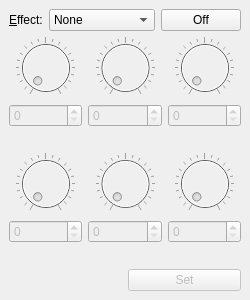
<?xml version="1.0" encoding="UTF-8"?>
<ui version="4.0">
 <class>Effect</class>
 <widget class="QMainWindow" name="Effect">
  <property name="geometry">
   <rect>
    <x>0</x>
    <y>0</y>
    <width>250</width>
    <height>300</height>
   </rect>
  </property>
  <property name="windowTitle">
   <string>Effect</string>
  </property>
  <widget class="QWidget" name="centralwidget">
   <layout class="QVBoxLayout" name="verticalLayout_6">
    <item>
     <layout class="QHBoxLayout" name="horizontalLayout_3">
      <item>
       <widget class="QLabel" name="label_7">
        <property name="text">
         <string>&amp;Effect:</string>
        </property>
        <property name="buddy">
         <cstring>comboBox</cstring>
        </property>
       </widget>
      </item>
      <item>
       <widget class="QComboBox" name="comboBox">
        <property name="minimumSize">
         <size>
          <width>100</width>
          <height>0</height>
         </size>
        </property>
        <property name="maxVisibleItems">
         <number>15</number>
        </property>
        <item>
         <property name="text">
          <string>None</string>
         </property>
        </item>
        <item>
         <property name="text">
          <string>[1] Overdrive</string>
         </property>
        </item>
        <item>
         <property name="text">
          <string>[1] Wah</string>
         </property>
        </item>
        <item>
         <property name="text">
          <string>[1] Touch Wah</string>
         </property>
        </item>
        <item>
         <property name="text">
          <string>[1] Fuzz</string>
         </property>
        </item>
        <item>
         <property name="text">
          <string>[1] Fuzz Touch Wah</string>
         </property>
        </item>
        <item>
         <property name="text">
          <string>[1] Simple Compressor</string>
         </property>
        </item>
        <item>
         <property name="text">
          <string>[1] Compressor</string>
         </property>
        </item>
        <item>
         <property name="text">
          <string>[2] Sine Chorus</string>
         </property>
        </item>
        <item>
         <property name="text">
          <string>[2] Triangle Chorus</string>
         </property>
        </item>
        <item>
         <property name="text">
          <string>[2] Sine Flanger</string>
         </property>
        </item>
        <item>
         <property name="text">
          <string>[2] Triangle Flanger</string>
         </property>
        </item>
        <item>
         <property name="text">
          <string>[2] Vibratone</string>
         </property>
        </item>
        <item>
         <property name="text">
          <string>[2] Vintage Tremolo</string>
         </property>
        </item>
        <item>
         <property name="text">
          <string>[2] Sine Tremolo</string>
         </property>
        </item>
        <item>
         <property name="text">
          <string>[2] Ring Modulator</string>
         </property>
        </item>
        <item>
         <property name="text">
          <string>[2] Step Filter</string>
         </property>
        </item>
        <item>
         <property name="text">
          <string>[2] Phaser</string>
         </property>
        </item>
        <item>
         <property name="text">
          <string>[2] Pitch Schifter</string>
         </property>
        </item>
        <item>
         <property name="text">
          <string>[3] Mono Delay</string>
         </property>
        </item>
        <item>
         <property name="text">
          <string>[3] Mono Echo Filter</string>
         </property>
        </item>
        <item>
         <property name="text">
          <string>[3] Stereo Echo Filter</string>
         </property>
        </item>
        <item>
         <property name="text">
          <string>[3] Multitap Delay</string>
         </property>
        </item>
        <item>
         <property name="text">
          <string>[3] Ping Pong Delay</string>
         </property>
        </item>
        <item>
         <property name="text">
          <string>[3] Ducking Delay</string>
         </property>
        </item>
        <item>
         <property name="text">
          <string>[3] Reverse Delay</string>
         </property>
        </item>
        <item>
         <property name="text">
          <string>[3] Tape Delay</string>
         </property>
        </item>
        <item>
         <property name="text">
          <string>[3] Stereo Tape Delay</string>
         </property>
        </item>
        <item>
         <property name="text">
          <string>[4] Small Hall Reverb</string>
         </property>
        </item>
        <item>
         <property name="text">
          <string>[4] Large Hall Reverb</string>
         </property>
        </item>
        <item>
         <property name="text">
          <string>[4] Small Room Reverb</string>
         </property>
        </item>
        <item>
         <property name="text">
          <string>[4] Large Room Reverb</string>
         </property>
        </item>
        <item>
         <property name="text">
          <string>[4] Small Plate Reverb</string>
         </property>
        </item>
        <item>
         <property name="text">
          <string>[4] Large Plate Reverb</string>
         </property>
        </item>
        <item>
         <property name="text">
          <string>[4] Ambient Reverb</string>
         </property>
        </item>
        <item>
         <property name="text">
          <string>[4] Arena Reverb</string>
         </property>
        </item>
        <item>
         <property name="text">
          <string>[4] '63 Fender Spring Reverb</string>
         </property>
        </item>
        <item>
         <property name="text">
          <string>[4] '65 Fender Spring Reverb</string>
         </property>
        </item>
       </widget>
      </item>
      <item>
       <widget class="QPushButton" name="pushButton">
        <property name="text">
         <string>Off</string>
        </property>
        <property name="checkable">
         <bool>true</bool>
        </property>
       </widget>
      </item>
     </layout>
    </item>
    <item>
     <layout class="QHBoxLayout" name="horizontalLayout_2">
      <item>
       <layout class="QVBoxLayout" name="verticalLayout">
        <item>
         <widget class="QDial" name="dial">
          <property name="enabled">
           <bool>false</bool>
          </property>
          <property name="maximum">
           <number>255</number>
          </property>
          <property name="notchTarget">
           <double>12.750000000000000</double>
          </property>
          <property name="notchesVisible">
           <bool>true</bool>
          </property>
         </widget>
        </item>
        <item>
         <widget class="QSpinBox" name="spinBox">
          <property name="enabled">
           <bool>false</bool>
          </property>
          <property name="maximum">
           <number>255</number>
          </property>
         </widget>
        </item>
        <item>
         <widget class="QLabel" name="label">
          <property name="text">
           <string/>
          </property>
          <property name="alignment">
           <set>Qt::AlignCenter</set>
          </property>
          <property name="buddy">
           <cstring>spinBox</cstring>
          </property>
         </widget>
        </item>
       </layout>
      </item>
      <item>
       <layout class="QVBoxLayout" name="verticalLayout_2">
        <item>
         <widget class="QDial" name="dial_2">
          <property name="enabled">
           <bool>false</bool>
          </property>
          <property name="maximum">
           <number>255</number>
          </property>
          <property name="notchTarget">
           <double>12.750000000000000</double>
          </property>
          <property name="notchesVisible">
           <bool>true</bool>
          </property>
         </widget>
        </item>
        <item>
         <widget class="QSpinBox" name="spinBox_2">
          <property name="enabled">
           <bool>false</bool>
          </property>
          <property name="maximum">
           <number>255</number>
          </property>
         </widget>
        </item>
        <item>
         <widget class="QLabel" name="label_2">
          <property name="text">
           <string/>
          </property>
          <property name="alignment">
           <set>Qt::AlignCenter</set>
          </property>
          <property name="buddy">
           <cstring>spinBox_2</cstring>
          </property>
         </widget>
        </item>
       </layout>
      </item>
      <item>
       <layout class="QVBoxLayout" name="verticalLayout_3">
        <item>
         <widget class="QDial" name="dial_3">
          <property name="enabled">
           <bool>false</bool>
          </property>
          <property name="maximum">
           <number>255</number>
          </property>
          <property name="notchTarget">
           <double>12.750000000000000</double>
          </property>
          <property name="notchesVisible">
           <bool>true</bool>
          </property>
         </widget>
        </item>
        <item>
         <widget class="QSpinBox" name="spinBox_3">
          <property name="enabled">
           <bool>false</bool>
          </property>
          <property name="maximum">
           <number>255</number>
          </property>
         </widget>
        </item>
        <item>
         <widget class="QLabel" name="label_3">
          <property name="text">
           <string/>
          </property>
          <property name="alignment">
           <set>Qt::AlignCenter</set>
          </property>
          <property name="buddy">
           <cstring>spinBox_3</cstring>
          </property>
         </widget>
        </item>
       </layout>
      </item>
     </layout>
    </item>
    <item>
     <layout class="QHBoxLayout" name="horizontalLayout">
      <item>
       <layout class="QVBoxLayout" name="verticalLayout_4">
        <item>
         <widget class="QDial" name="dial_4">
          <property name="enabled">
           <bool>false</bool>
          </property>
          <property name="maximum">
           <number>255</number>
          </property>
          <property name="notchTarget">
           <double>12.750000000000000</double>
          </property>
          <property name="notchesVisible">
           <bool>true</bool>
          </property>
         </widget>
        </item>
        <item>
         <widget class="QSpinBox" name="spinBox_4">
          <property name="enabled">
           <bool>false</bool>
          </property>
          <property name="maximum">
           <number>255</number>
          </property>
         </widget>
        </item>
        <item>
         <widget class="QLabel" name="label_4">
          <property name="text">
           <string/>
          </property>
          <property name="alignment">
           <set>Qt::AlignCenter</set>
          </property>
          <property name="buddy">
           <cstring>spinBox_4</cstring>
          </property>
         </widget>
        </item>
       </layout>
      </item>
      <item>
       <layout class="QVBoxLayout" name="verticalLayout_5">
        <item>
         <widget class="QDial" name="dial_5">
          <property name="enabled">
           <bool>false</bool>
          </property>
          <property name="maximum">
           <number>255</number>
          </property>
          <property name="notchTarget">
           <double>12.750000000000000</double>
          </property>
          <property name="notchesVisible">
           <bool>true</bool>
          </property>
         </widget>
        </item>
        <item>
         <widget class="QSpinBox" name="spinBox_5">
          <property name="enabled">
           <bool>false</bool>
          </property>
          <property name="maximum">
           <number>255</number>
          </property>
         </widget>
        </item>
        <item>
         <widget class="QLabel" name="label_5">
          <property name="text">
           <string/>
          </property>
          <property name="alignment">
           <set>Qt::AlignCenter</set>
          </property>
          <property name="buddy">
           <cstring>spinBox_5</cstring>
          </property>
         </widget>
        </item>
       </layout>
      </item>
      <item>
       <layout class="QVBoxLayout" name="verticalLayout_7">
        <item>
         <widget class="QDial" name="dial_6">
          <property name="enabled">
           <bool>false</bool>
          </property>
          <property name="maximum">
           <number>255</number>
          </property>
          <property name="notchTarget">
           <double>12.750000000000000</double>
          </property>
          <property name="notchesVisible">
           <bool>true</bool>
          </property>
         </widget>
        </item>
        <item>
         <widget class="QSpinBox" name="spinBox_6">
          <property name="enabled">
           <bool>false</bool>
          </property>
          <property name="maximum">
           <number>255</number>
          </property>
         </widget>
        </item>
        <item>
         <widget class="QLabel" name="label_6">
          <property name="text">
           <string/>
          </property>
          <property name="alignment">
           <set>Qt::AlignCenter</set>
          </property>
          <property name="buddy">
           <cstring>spinBox_6</cstring>
          </property>
         </widget>
        </item>
       </layout>
      </item>
     </layout>
    </item>
    <item>
     <layout class="QHBoxLayout" name="horizontalLayout_4">
      <item>
       <widget class="QLabel" name="labelPosition"/>
      </item>
      <item>
       <widget class="QPushButton" name="setButton">
        <property name="enabled">
         <bool>false</bool>
        </property>
        <property name="text">
         <string>Set</string>
        </property>
        <property name="shortcut">
         <string>Return</string>
        </property>
       </widget>
      </item>
     </layout>
    </item>
   </layout>
  </widget>
 </widget>
 <tabstops>
  <tabstop>comboBox</tabstop>
  <tabstop>dial</tabstop>
  <tabstop>spinBox</tabstop>
  <tabstop>dial_2</tabstop>
  <tabstop>spinBox_2</tabstop>
  <tabstop>dial_3</tabstop>
  <tabstop>spinBox_3</tabstop>
  <tabstop>dial_4</tabstop>
  <tabstop>spinBox_4</tabstop>
  <tabstop>dial_5</tabstop>
  <tabstop>spinBox_5</tabstop>
  <tabstop>dial_6</tabstop>
  <tabstop>spinBox_6</tabstop>
  <tabstop>setButton</tabstop>
 </tabstops>
 <resources/>
 <connections>
  <connection>
   <sender>dial</sender>
   <signal>valueChanged(int)</signal>
   <receiver>spinBox</receiver>
   <slot>setValue(int)</slot>
   <hints>
    <hint type="sourcelabel">
     <x>73</x>
     <y>59</y>
    </hint>
    <hint type="destinationlabel">
     <x>76</x>
     <y>95</y>
    </hint>
   </hints>
  </connection>
  <connection>
   <sender>spinBox</sender>
   <signal>valueChanged(int)</signal>
   <receiver>dial</receiver>
   <slot>setValue(int)</slot>
   <hints>
    <hint type="sourcelabel">
     <x>80</x>
     <y>112</y>
    </hint>
    <hint type="destinationlabel">
     <x>80</x>
     <y>85</y>
    </hint>
   </hints>
  </connection>
  <connection>
   <sender>dial_2</sender>
   <signal>valueChanged(int)</signal>
   <receiver>spinBox_2</receiver>
   <slot>setValue(int)</slot>
   <hints>
    <hint type="sourcelabel">
     <x>162</x>
     <y>85</y>
    </hint>
    <hint type="destinationlabel">
     <x>162</x>
     <y>112</y>
    </hint>
   </hints>
  </connection>
  <connection>
   <sender>spinBox_2</sender>
   <signal>valueChanged(int)</signal>
   <receiver>dial_2</receiver>
   <slot>setValue(int)</slot>
   <hints>
    <hint type="sourcelabel">
     <x>162</x>
     <y>112</y>
    </hint>
    <hint type="destinationlabel">
     <x>162</x>
     <y>85</y>
    </hint>
   </hints>
  </connection>
  <connection>
   <sender>dial_3</sender>
   <signal>valueChanged(int)</signal>
   <receiver>spinBox_3</receiver>
   <slot>setValue(int)</slot>
   <hints>
    <hint type="sourcelabel">
     <x>243</x>
     <y>85</y>
    </hint>
    <hint type="destinationlabel">
     <x>243</x>
     <y>112</y>
    </hint>
   </hints>
  </connection>
  <connection>
   <sender>spinBox_3</sender>
   <signal>valueChanged(int)</signal>
   <receiver>dial_3</receiver>
   <slot>setValue(int)</slot>
   <hints>
    <hint type="sourcelabel">
     <x>243</x>
     <y>112</y>
    </hint>
    <hint type="destinationlabel">
     <x>243</x>
     <y>85</y>
    </hint>
   </hints>
  </connection>
  <connection>
   <sender>dial_4</sender>
   <signal>valueChanged(int)</signal>
   <receiver>spinBox_4</receiver>
   <slot>setValue(int)</slot>
   <hints>
    <hint type="sourcelabel">
     <x>80</x>
     <y>192</y>
    </hint>
    <hint type="destinationlabel">
     <x>80</x>
     <y>219</y>
    </hint>
   </hints>
  </connection>
  <connection>
   <sender>spinBox_4</sender>
   <signal>valueChanged(int)</signal>
   <receiver>dial_4</receiver>
   <slot>setValue(int)</slot>
   <hints>
    <hint type="sourcelabel">
     <x>80</x>
     <y>219</y>
    </hint>
    <hint type="destinationlabel">
     <x>80</x>
     <y>192</y>
    </hint>
   </hints>
  </connection>
  <connection>
   <sender>dial_5</sender>
   <signal>valueChanged(int)</signal>
   <receiver>spinBox_5</receiver>
   <slot>setValue(int)</slot>
   <hints>
    <hint type="sourcelabel">
     <x>162</x>
     <y>192</y>
    </hint>
    <hint type="destinationlabel">
     <x>162</x>
     <y>219</y>
    </hint>
   </hints>
  </connection>
  <connection>
   <sender>spinBox_5</sender>
   <signal>valueChanged(int)</signal>
   <receiver>dial_5</receiver>
   <slot>setValue(int)</slot>
   <hints>
    <hint type="sourcelabel">
     <x>162</x>
     <y>219</y>
    </hint>
    <hint type="destinationlabel">
     <x>162</x>
     <y>192</y>
    </hint>
   </hints>
  </connection>
  <connection>
   <sender>dial_6</sender>
   <signal>valueChanged(int)</signal>
   <receiver>spinBox_6</receiver>
   <slot>setValue(int)</slot>
   <hints>
    <hint type="sourcelabel">
     <x>195</x>
     <y>178</y>
    </hint>
    <hint type="destinationlabel">
     <x>195</x>
     <y>205</y>
    </hint>
   </hints>
  </connection>
  <connection>
   <sender>spinBox_6</sender>
   <signal>valueChanged(int)</signal>
   <receiver>dial_6</receiver>
   <slot>setValue(int)</slot>
   <hints>
    <hint type="sourcelabel">
     <x>217</x>
     <y>202</y>
    </hint>
    <hint type="destinationlabel">
     <x>218</x>
     <y>181</y>
    </hint>
   </hints>
  </connection>
 </connections>
</ui>
